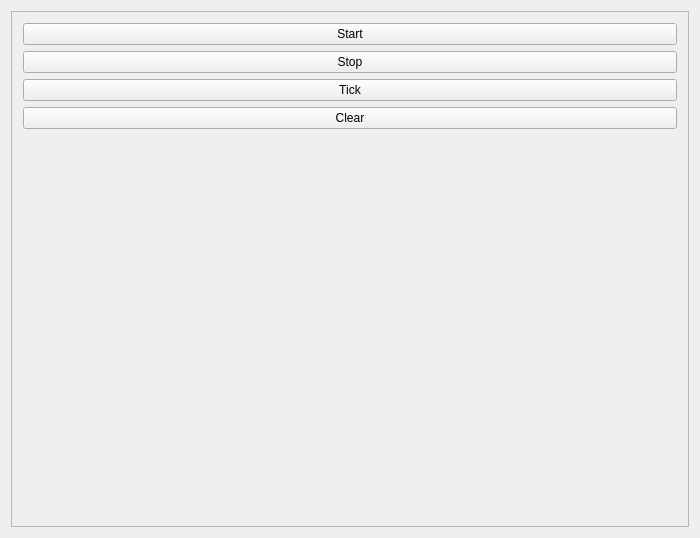
<?xml version="1.0" encoding="UTF-8"?>
<ui version="4.0">
 <class>MainWindow</class>
 <widget class="QMainWindow" name="MainWindow">
  <property name="geometry">
   <rect>
    <x>0</x>
    <y>0</y>
    <width>700</width>
    <height>538</height>
   </rect>
  </property>
  <property name="windowTitle">
   <string>QGOL</string>
  </property>
  <widget class="QWidget" name="centralWidget">
   <layout class="QHBoxLayout" name="horizontalLayout">
    <item>
     <layout class="QHBoxLayout" name="mainLayout">
      <item>
       <widget class="QFrame" name="controlsLayout_2">
        <property name="frameShape">
         <enum>QFrame::StyledPanel</enum>
        </property>
        <property name="frameShadow">
         <enum>QFrame::Raised</enum>
        </property>
        <layout class="QVBoxLayout" name="controlsLayout">
         <item>
          <widget class="QPushButton" name="startButton">
           <property name="text">
            <string>Start</string>
           </property>
          </widget>
         </item>
         <item>
          <widget class="QPushButton" name="stopButton">
           <property name="text">
            <string>Stop</string>
           </property>
          </widget>
         </item>
         <item>
          <widget class="QPushButton" name="tickButton">
           <property name="text">
            <string>Tick</string>
           </property>
          </widget>
         </item>
         <item>
          <widget class="QPushButton" name="clearButton">
           <property name="text">
            <string>Clear</string>
           </property>
          </widget>
         </item>
         <item>
          <spacer name="verticalSpacer">
           <property name="orientation">
            <enum>Qt::Vertical</enum>
           </property>
           <property name="sizeHint" stdset="0">
            <size>
             <width>20</width>
             <height>40</height>
            </size>
           </property>
          </spacer>
         </item>
        </layout>
       </widget>
      </item>
      <item>
       <layout class="QVBoxLayout" name="gameLayout"/>
      </item>
     </layout>
    </item>
   </layout>
  </widget>
 </widget>
 <layoutdefault spacing="6" margin="11"/>
 <resources/>
 <connections/>
</ui>
